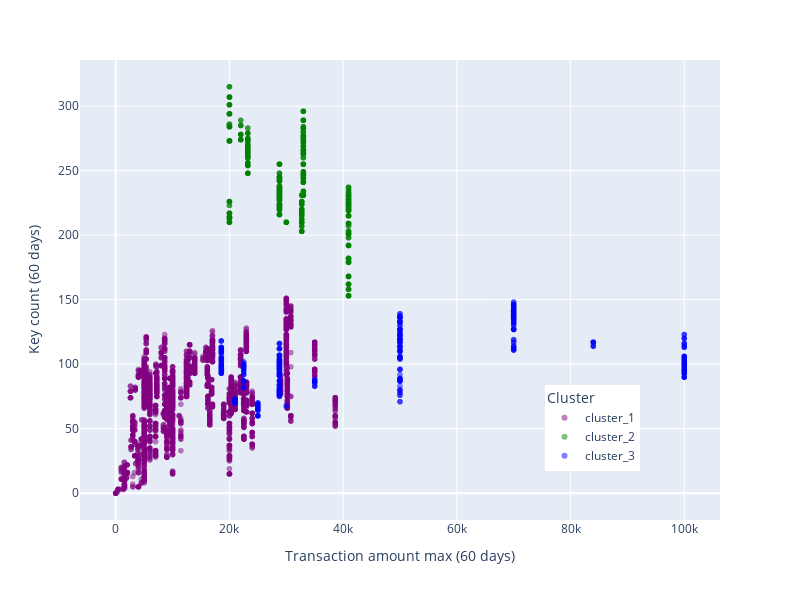

The cell this chart's notebook holds for it:
### Code cell
import plotly.express as px

# Ordenando os clusters manualmente
ordered_clusters = ['cluster_1', 'cluster_2', 'cluster_3']

fig = px.scatter(
    dataset, 
    x='max_VALOR_TRANSACAO_60D_titular', 
    y='count_chave_60D_titular', 
    color='cluster', 
    category_orders={'cluster': ordered_clusters},  # Define a ordem da legenda
    color_discrete_map={
        "cluster_1": "purple", 
        "cluster_2": "green", 
        "cluster_3": "blue"
    },
    opacity=0.5,
    size_max=10,
    labels={
        'max_VALOR_TRANSACAO_60D_titular': 'Transaction amount max (60 days)',
        'count_chave_60D_titular': 'Key count (60 days)',
        'cluster': 'Cluster'
    },
    width=800,
    height=600
)

# Alterando a posição da legenda
fig.update_layout(
    legend=dict(
        x=0.8,  # Posição horizontal (0 = esquerda, 1 = direita)
        y=0.2,  # Posição vertical (0 = fundo, 1 = topo)
        xanchor='center',  # Alinhamento horizontal da legenda
        yanchor='middle',  # Alinhamento vertical da legenda
        title='Cluster'  # Título da legenda
    )
)

fig.show()

### Figure 1 — Plotly figure (JSON) as saved in the notebook; plotly's stock layout.template omitted (floating-point values rounded to 4 significant figures; data arrays with more than 128 entries replaced by an {"elided": "..."} marker saying what was removed)
{"data": [{"hovertemplate": "Cluster=cluster_1<br>Transaction amount max (60 days)=%{x}<br>Key count (60 days)=%{y}<extra></extra>", "legendgroup": "cluster_1", "marker": {"color": "purple", "opacity": 0.5, "symbol": "circle"}, "mode": "markers", "name": "cluster_1", "showlegend": true, "type": "scattergl", "x": {"elided": "4066 int values"}, "xaxis": "x", "y": {"elided": "4066 int values"}, "yaxis": "y"}, {"hovertemplate": "Cluster=cluster_2<br>Transaction amount max (60 days)=%{x}<br>Key count (60 days)=%{y}<extra></extra>", "legendgroup": "cluster_2", "marker": {"color": "green", "opacity": 0.5, "symbol": "circle"}, "mode": "markers", "name": "cluster_2", "showlegend": true, "type": "scattergl", "x": {"elided": "1065 int values"}, "xaxis": "x", "y": {"elided": "1065 int values"}, "yaxis": "y"}, {"hovertemplate": "Cluster=cluster_3<br>Transaction amount max (60 days)=%{x}<br>Key count (60 days)=%{y}<extra></extra>", "legendgroup": "cluster_3", "marker": {"color": "blue", "opacity": 0.5, "symbol": "circle"}, "mode": "markers", "name": "cluster_3", "showlegend": true, "type": "scattergl", "x": {"elided": "615 int values"}, "xaxis": "x", "y": {"elided": "615 int values"}, "yaxis": "y"}], "layout": {"height": 600, "legend": {"title": {"text": "Cluster"}, "tracegroupgap": 0, "x": 0.8, "xanchor": "center", "y": 0.2, "yanchor": "middle"}, "margin": {"t": 60}, "width": 800, "xaxis": {"anchor": "y", "domain": [0, 1], "title": {"text": "Transaction amount max (60 days)"}}, "yaxis": {"anchor": "x", "domain": [0, 1], "title": {"text": "Key count (60 days)"}}}}
